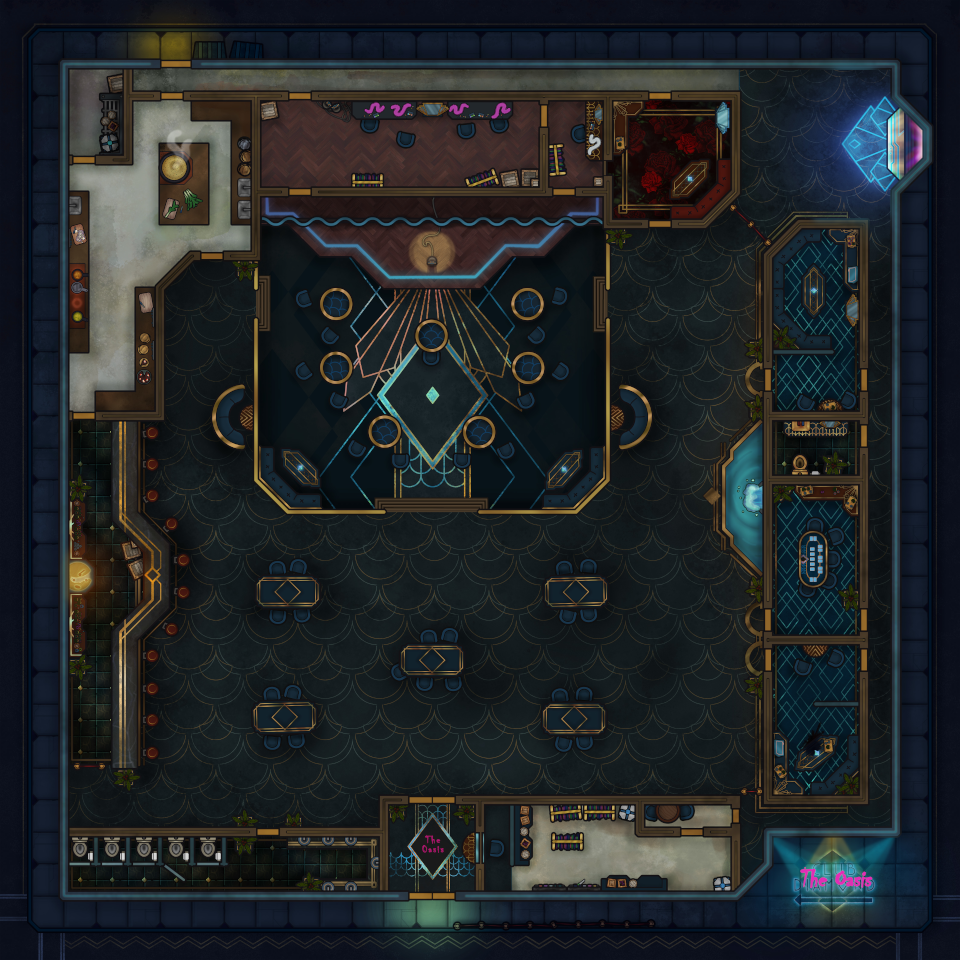

Below is a game level as drawn by its tile map, then a one-line description and the .tmx that defines it (tile-layer data replaced by summaries):
An orthogonal 30x30 tile map with 32x32 px tiles, 2 tile layers (experiment, foreground), 3 hidden layers not drawn, 7 tilesets, 1 image layer and 13 objects (start, cade).

<map version="1.11" tiledversion="1.11.2" orientation="orthogonal" renderorder="right-down" width="30" height="30" tilewidth="32" tileheight="32" infinite="0" nextlayerid="10" nextobjectid="23">
 <tileset firstgid="1" source="../Assorted_LPC/lpc-walls/walls.tsx" />
 <tileset firstgid="6145" source="../[Town]VictorianTenement_LPC.tsx" />
 <tileset firstgid="9217" source="../Assorted_LPC/lpc-floors/floors.tsx" />
 <tileset firstgid="11265" source="../Assorted_LPC/lpc-bricks-v6/bricks.tsx" />
 <tileset firstgid="13313" source="../[A]Wall-Up_pipo.tsx" />
 <tileset firstgid="13409" source="../[A]LightShadow_pipo.tsx" />
 <tileset firstgid="13497" source="../[Town]VictorianMansion_LPC.tsx" />
 <layer id="9" name="experiment" width="30" height="30">
  <data>[900 cells, 900 non-empty, 1 distinct tile ids]</data>
 </layer>
 <imagelayer id="6" name="ref">
  <image source="../vtt-maps/The Oasis [30x30].png" width="960" height="960" />
 </imagelayer>
 <layer id="1" name="bg" width="30" height="30" visible="0">
  <data>[900 cells, 73 non-empty, 4 distinct tile ids]</data>
 </layer>
 <layer id="8" name="bg2" width="30" height="30" visible="0">
  <data>[900 cells, 79 non-empty, 9 distinct tile ids]</data>
 </layer>
 <layer id="2" name="mid" width="30" height="30" visible="0">
  <properties>
   <property name="z" type="int" value="0" />
  </properties>
  <data>[900 cells, 76 non-empty, 28 distinct tile ids]</data>
 </layer>
 <layer id="3" name="foreground" width="30" height="30">
  <properties>
   <property name="z" type="int" value="1" />
  </properties>
  <data>[900 cells, 0 non-empty, 0 distinct tile ids]</data>
 </layer>
 <objectgroup id="4" name="Object Layer 1">
  <object id="1" name="start" x="432" y="400">
   <point />
  </object>
  <object id="2" x="416" y="896" width="32" height="32">
   <properties>
    <property name="dest" value="" />
    <property name="destDir" value="d" />
    <property name="destX" type="float" value="0" />
    <property name="destY" type="float" value="0" />
   </properties>
  </object>
  <object id="5" name="cade" x="544" y="384">
   <point />
  </object>
 </objectgroup>
 <objectgroup id="7" name="collisions">
  <object id="6" x="32" y="64" width="32" height="832">
   <properties>
    <property name="collision" type="bool" value="true" />
   </properties>
  </object>
  <object id="8" x="896" y="64" width="32" height="768">
   <properties>
    <property name="collision" type="bool" value="true" />
   </properties>
  </object>
  <object id="14" x="64" y="32" width="832" height="32">
   <properties>
    <property name="collision" type="bool" value="true" />
   </properties>
  </object>
  <object id="15" x="768" y="832" width="128" height="32">
   <properties>
    <property name="collision" type="bool" value="true" />
   </properties>
  </object>
  <object id="16" x="480" y="896" width="256" height="32">
   <properties>
    <property name="collision" type="bool" value="true" />
   </properties>
  </object>
  <object id="17" x="64" y="896" width="320" height="32">
   <properties>
    <property name="collision" type="bool" value="true" />
   </properties>
  </object>
  <object id="18" x="288" y="832" width="96" height="32">
   <properties>
    <property name="collision" type="bool" value="true" />
   </properties>
  </object>
  <object id="19" x="64" y="832" width="192" height="32">
   <properties>
    <property name="collision" type="bool" value="true" />
   </properties>
  </object>
  <object id="20" x="384" y="800" width="1" height="96">
   <properties>
    <property name="collision" type="bool" value="true" />
   </properties>
  </object>
  <object id="21" x="480" y="800" width="1" height="96">
   <properties>
    <property name="collision" type="bool" value="true" />
   </properties>
  </object>
 </objectgroup>
</map>
